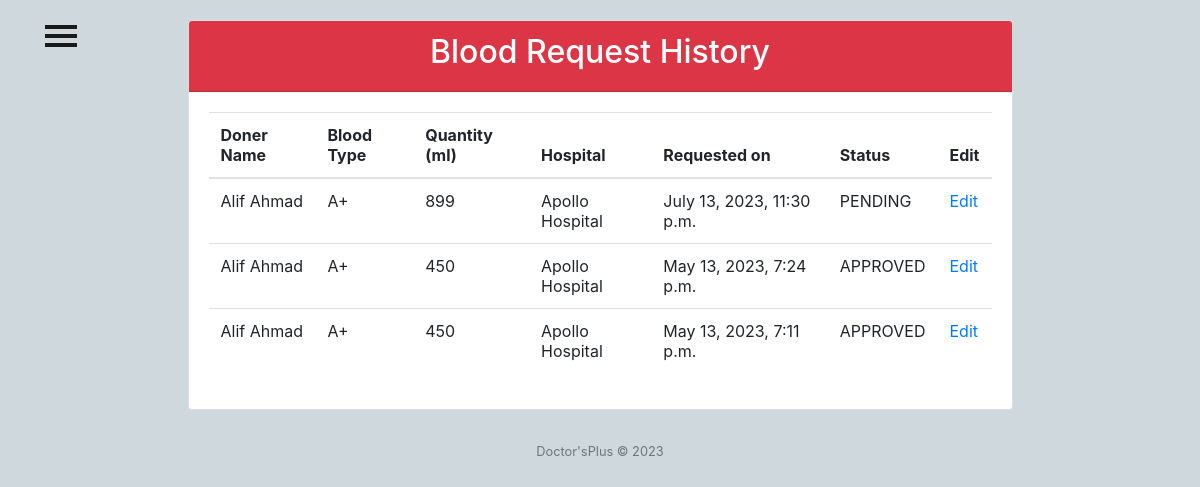
The app's page /admins/receiver-request/list/ with its own data.
### patient/models.py (models this page shows)
class ReceiverRequest(models.Model):
    receiver_name = models.CharField(max_length=50, blank=True)
    user = models.ForeignKey(User, on_delete=models.CASCADE)
    blood_group = models.CharField(max_length=3, choices=BLOOD_GROUPS)
    units_required = models.PositiveIntegerField()
    reason = models.CharField(max_length=200, blank=True)
    age = models.PositiveIntegerField()
    hospital = models.CharField(max_length=100)
    contact_number = models.CharField(max_length=20)
    is_approved = models.CharField(default='PENDING', max_length=8, choices=APPROVED)
    created_at = models.DateTimeField(auto_now_add=True)

### adminView/views.py (the view)
# urls.py: path('receiver-request/list/', views.admin_receiver_request_list, name='admin_receiver_request_list'),
def admin_receiver_request_list(request):
    receiver_requests = ReceiverRequest.objects.all().order_by('-created_at')
    return render(request, 'admin/admin_receiver_request_list.html', {'requests': receiver_requests})

### Templates/admin/admin_receiver_request_list.html (shortened to what this page needs)
<html lang="en">
<head>
    <link rel="stylesheet" href="https://maxcdn.bootstrapcdn.com/bootstrap/4.0.0/css/bootstrap.min.css">
</head>
{% include "admin/side_nav_bar.html" %}
<body>
<div class="container mb-4" style="margin-top: 20px;">
  <div class="row justify-content-center">
    <div class="col-md-9">
      <div class="card">
        <div class="card-header bg-danger text-white">
          <h2 class="text-center">Blood Request History</h2>
        </div>
        <div class="card-body">
          <table class="table">
            <thead>
              <tr>
                <th scope="col">Doner Name</th>
                <th scope="col">Blood Type</th>
                <th scope="col">Quantity (ml)</th>
                <th scope="col">Hospital </th>
                <th scope="col">Requested on</th>
                <th scope="col">Status</th>
                <th scope="col">Edit</th>
              </tr>
            </thead>
            <tbody>
              {% for request in requests %}
              <tr>
                <td>{{ request.receiver_name }}</td>
                <td>{{ request.blood_group }}</td>
                <td>{{ request.units_required }}</td>
                <td>{{request.hospital}}</td>
                <td>{{ request.created_at }}</td>
                <td>{{ request.is_approved }}</td>
                <td><a href="{% url 'admin_edit_receiver_request' request.id %}">Edit</a></td>
              </tr>
              {% empty %}
              <tr>
                <td colspan="6">No donation requests found.</td>
              </tr>
              {% endfor %}
            </tbody>
          </table>
        </div>
      </div>
    </div>
  </div>
</div>
<footer class="py-2">
  <div class="small text-center text-muted">Doctor'sPlus &copy; 2023</div>
</footer>
</body>
</html>

### static/CSS/patientnav.css (style rules this page uses)
body { position: relative; overflow-x: hidden; background-color: #cfd8dc; }
body, html { height: 100%; }

### records on screen
ReceiverRequest: receiver_name "Alif Ahmad", blood_group "A+", units_required "899", hospital "Apollo Hospital", created_at "July 13, 2023, 11:30 p.m.", is_approved "PENDING"
ReceiverRequest: receiver_name "Alif Ahmad", blood_group "A+", units_required "450", hospital "Apollo Hospital", created_at "May 13, 2023, 7:24 p.m.", is_approved "APPROVED"
ReceiverRequest: receiver_name "Alif Ahmad", blood_group "A+", units_required "450", hospital "Apollo Hospital", created_at "May 13, 2023, 7:11 p.m.", is_approved "APPROVED"
